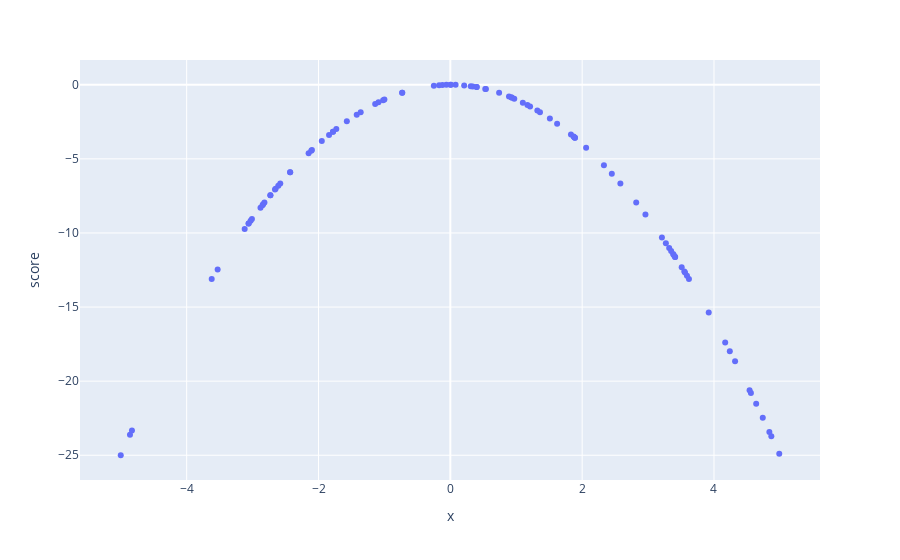

The notebook cell this image was saved under:
### Code cell
fig = px.scatter(search_data_0, x="x", y="score")
fig.show()
